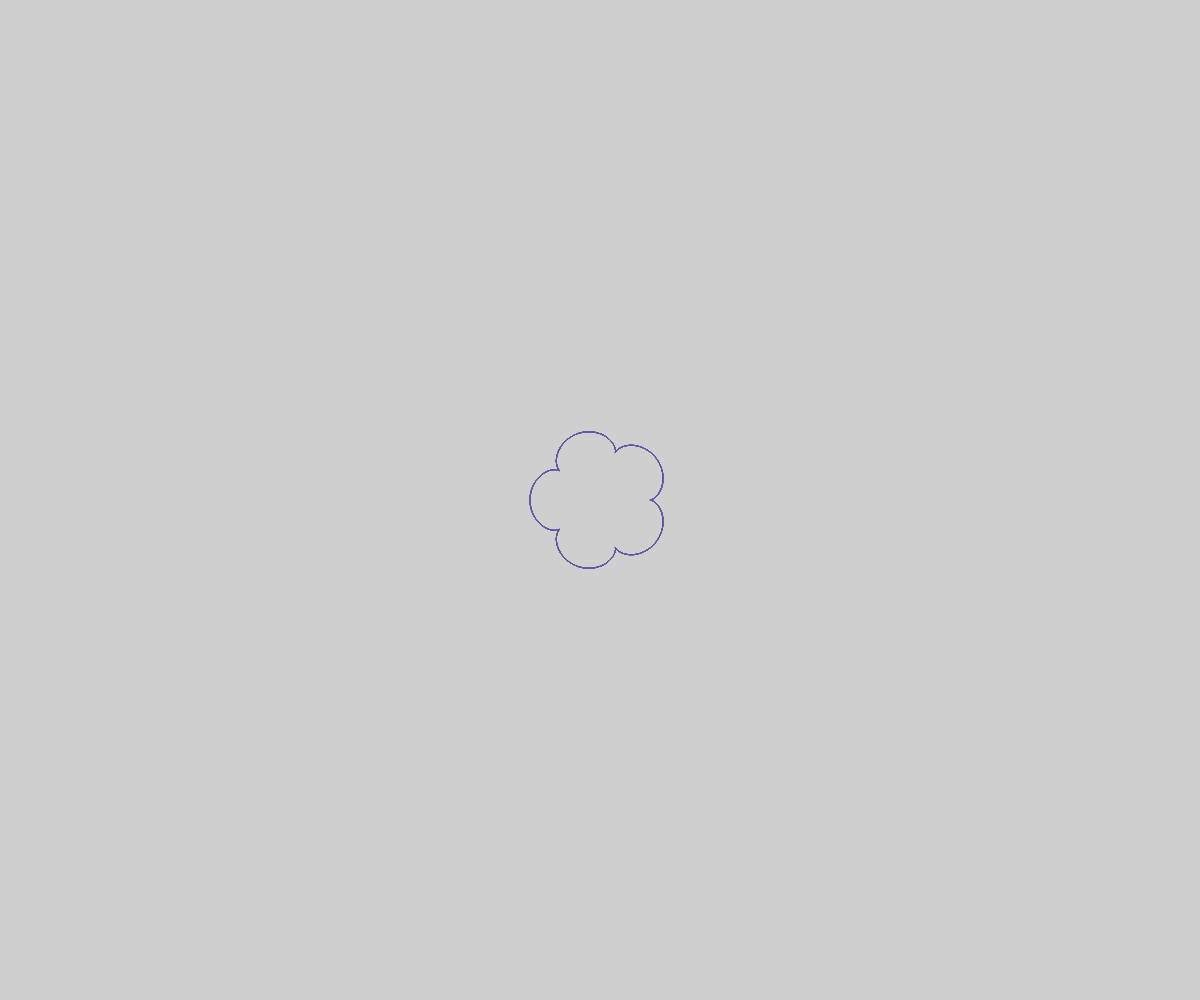
Frame 1 (no input)
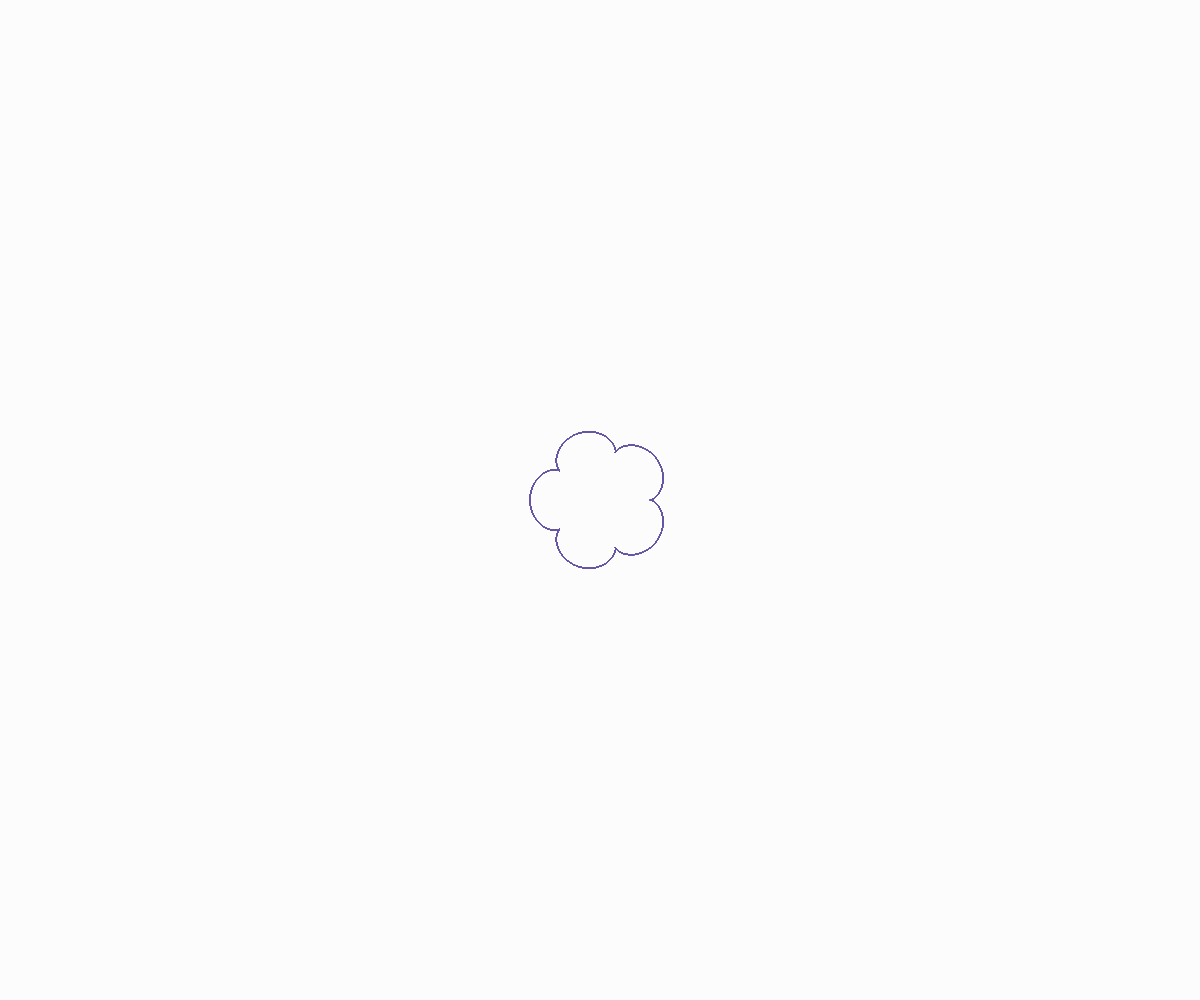
Frame 60 (no input)
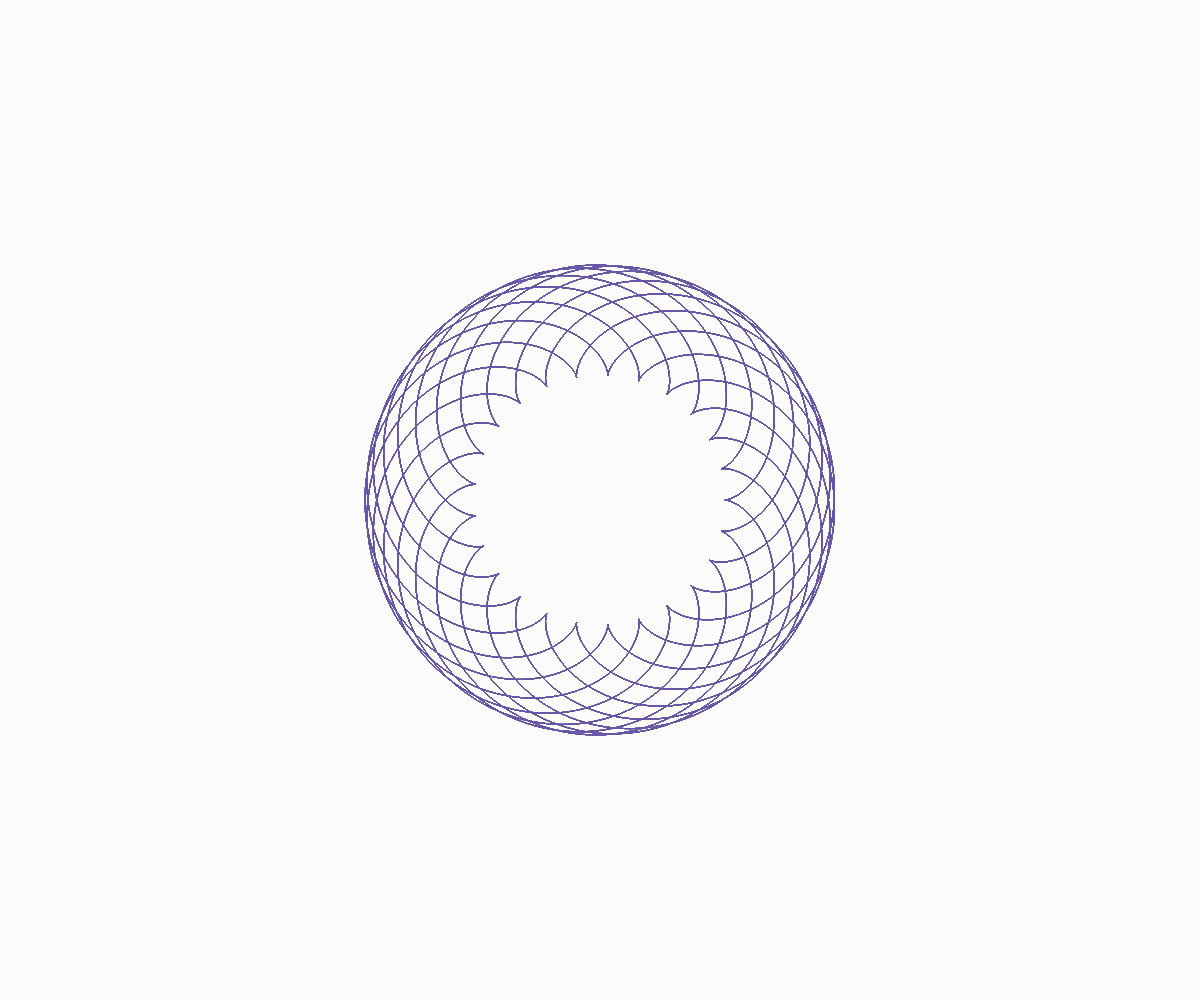
Frame 120 (the mouse pressed at the canvas centre since frame 60)

The p5.js sketch that drew these frames (run headless with seeded random() and noise() and a simulated clock; from frame 60 on, the mouse is pressed at the canvas centre):

// p5.js sketch
// ── sketch.js
function setup() {
  createCanvas(windowWidth, windowHeight);
  background(200);
  stroke(255);
  noFill();
}

function draw() {
  background(255,30); // slight trail effect

  translate(width / 2, height / 2);

  let R = map(mouseX, 0, width, 50, 200);  // Fixed circle radius
  let r = map(mouseY, 0, height, 10, 100); // Rolling circle radius

  let k = R / r;

  beginShape();
  stroke(103, 86, 165);
  strokeWeight(1);
  noFill();

  for (let t = 0; t < TWO_PI * r; t += 0.01) {
    let x = (R + r) * cos(t) - r * cos((1 + k) * t);
    let y = (R + r) * sin(t) - r * sin((1 + k) * t);
    vertex(x, y);
  }

  endShape();
}
